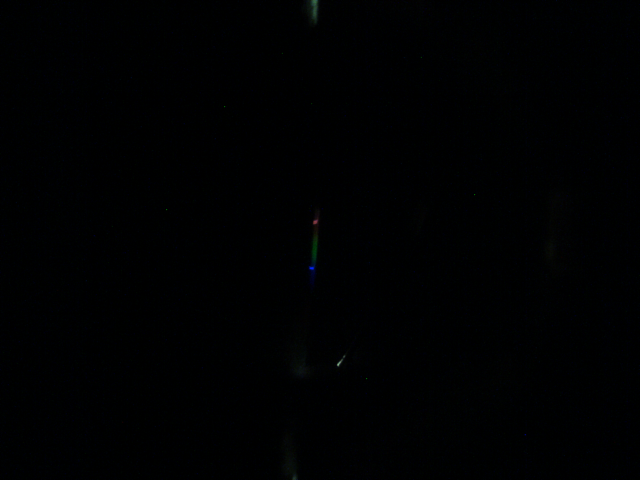
#> input picture image_processor/test.png, 1280 x 960 px (shown at 1/2 size)
$ python main.py test.png
#> lines starting #> are read from the running program, lines starting #| are printed output that depends on the picture
import cv2
import numpy as np
import sys


filename = sys.argv[1]

img = cv2.imread(filename, cv2.IMREAD_GRAYSCALE)
#> img: shape (960, 1280); min 0, max 174, mean 0.4

(h, w) = img.shape[:2]
#> h = 960; w = 1280
(cX, cY) = (w // 2, h // 2)
#> cX = 640; cY = 480

M = cv2.getRotationMatrix2D((cX, cY), 5.4, 1.0)
rotated = cv2.warpAffine(img, M, (w, h))

spectrum_ROI = rotated[425:425 + 200, 610:650]
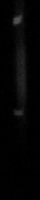
#> spectrum_ROI: shape (200, 40); min 0, max 83, mean 4.2
max_idx = np.unravel_index(np.argmax(spectrum_ROI), spectrum_ROI.shape)
#> max_idx = (18, 17)

line_length = 159
measuring_point = (max_idx[1] + 610, 425)
#> measuring_point = (627, 425)
wavelengths = np.arange(measuring_point[1], measuring_point[1] + line_length) * (-103/58) + 42105/29

file_contents = "wavelength,intensity\n"

for i in range(0, line_length):
    intensity_profile = np.max(rotated[measuring_point[1] + i, measuring_point[0]-8:measuring_point[0]+8])
    file_contents += "{},{}\n".format(wavelengths[i], intensity_profile)
#> this loop made 159 passes
#> intensity_profile on passes 1 to 3: 11, 13, 14

with open(filename + ".csv", "w") as f:
    f.write(file_contents)
